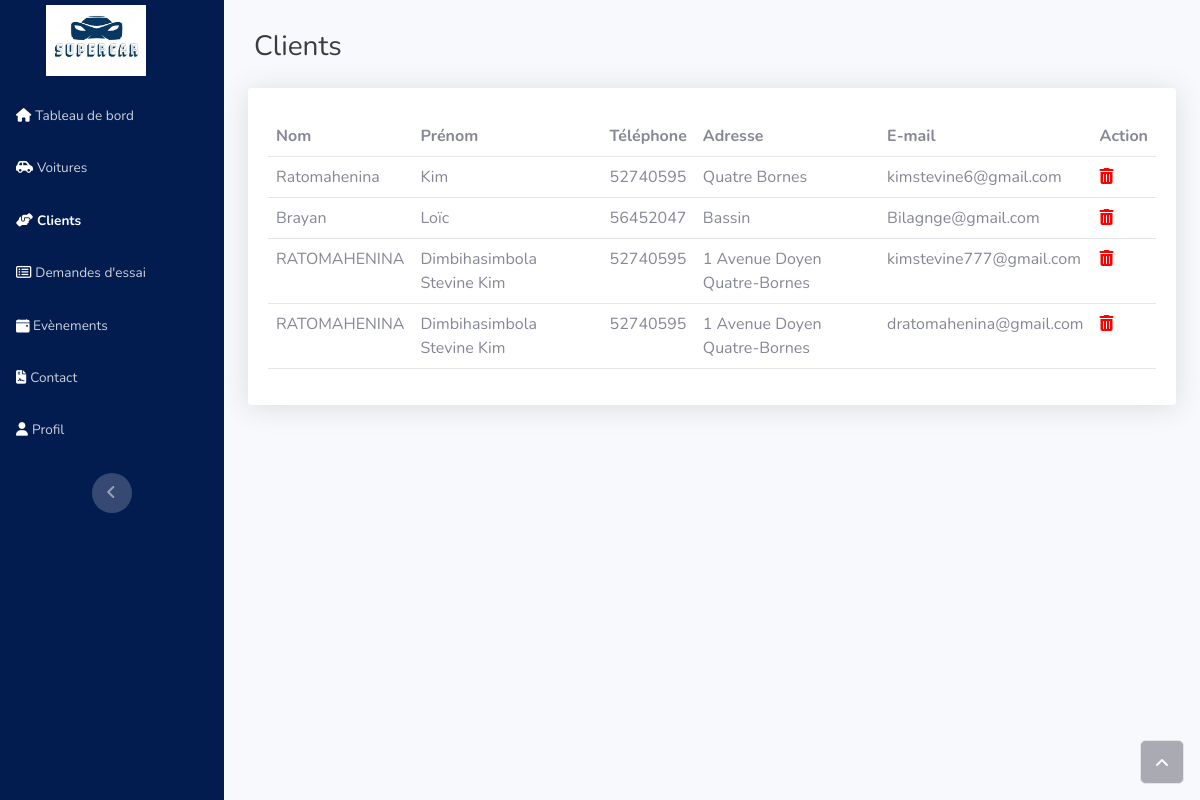
Screenshot of /ADMIN/Clients.php (signed in) with the database file from the repository.
### tables this page shows
CREATE TABLE `client` (
  `id` int(11) NOT NULL,
  `name` varchar(128) NOT NULL,
  `prenom` varchar(128) NOT NULL,
  `telephone` int(11) NOT NULL,
  `adresse` varchar(255) NOT NULL,
  `email` varchar(255) NOT NULL,
  `password_hash` varchar(255) NOT NULL
);

### ADMIN/Clients.php (the view, shortened to what this page needs)
<?php
require_once 'admin_database.php';
$sql = "SELECT * FROM client";
$result = $mysqli->query($sql);
if ($result->num_rows > 0) {
    $clients = $result->fetch_all(MYSQLI_ASSOC);
} else {
    $clients = array();
}
?>
<!DOCTYPE html>
<html lang="fr">
<head>
    <link rel="stylesheet" href="assets/bootstrap/css/bootstrap.min.css">
    <link rel="stylesheet" href="assets/fonts/fontawesome-all.min.css">
    <link rel="stylesheet" href="assets/css/Bold-BS4-Image-Caption-Hover-Effect-5.css">
    <link rel="stylesheet" href="assets/css/Clients-UI.css">
    <link rel="stylesheet" href="https://cdnjs.cloudflare.com/ajax/libs/font-awesome/6.1.0/css/all.min.css">
    <link rel="stylesheet" href="assets/css/Table-With-Search-search-table.css">
    <link rel="stylesheet" href="assets/css/Table-With-Search.css">
</head>
<body id="page-top">
    <div id="wrapper">
        <nav class="navbar navbar-dark align-items-start sidebar sidebar-dark accordion bg-gradient-primary p-0" style="background: #021c4f;">
            <div class="container-fluid d-flex flex-column p-0"><a class="navbar-brand d-flex justify-content-center align-items-center sidebar-brand m-0" href="#"><img style="padding-right: 0px;margin-top: 11px;" src="assets/img/logo.jpg" width="100">
            </a>
            <ul class="navbar-nav text-light" id="accordionSidebar" style="margin-top: 19px;">
                <li class="nav-item"><a class="nav-link" href="Accueil.php"><i class="fas fa-home" style="color: var(--bs-accordion-bg);border-color: var(--bs-accordion-bg);"></i><span>Tableau de bord</span></a></li>
                <li class="nav-item"><a class="nav-link" href="Voiture.php"><i class="fas fa-car-side" style="color: var(--bs-accordion-bg);"></i><span>Voitures</span></a><a class="nav-link active" href="Clients.php"><i class="fas fa-hands-helping" style="color: var(--bs-accordion-bg);"></i><span>Clients</span></a><a class="nav-link" href="Demandes%20d_essai.php"><i class="far fa-list-alt" style="color: var(--bs-accordion-bg);"></i><span>Demandes d'essai</span></a><a class="nav-link" href="Evenement.php"><span>&nbsp;Evènements</span></a><a class="nav-link" href="Contact.php"><i class="fas fa-file-contract" style="color: var(--bs-accordion-bg);"></i><span>Contact</span></a><a class="nav-link" href="Profil.php"><i class="fas fa-user" style="color: var(--bs-accordion-bg);"></i><span>Profil</span></a></li>
        </ul>
        <div class="text-center d-none d-md-inline"><button class="btn rounded-circle border-0" id="sidebarToggle" type="button" style="border-width: 0px;border-color: rgb(0,0,0);"></button></div>
    </div>
</nav>
<div class="d-flex flex-column" id="content-wrapper">
    <div id="content">
        <div class="d-sm-flex justify-content-between align-items-center mb-4" style="margin-bottom: 25px;margin-top: 30px;">
            <h3 class="text-dark mb-0" style="margin-left: 30px;">Clients</h3>
        </div>
        <div class="container-fluid">
            <div class="card shadow">
                <div class="card-body">
                    <div class="table-responsive table mt-2" id="dataTable" role="grid" aria-describedby="dataTable_info">
                        <table class="table dataTable my-0" id="dataTable">
                            <thead>
                                <tr>
                                    <th>Nom</th>
                                    <th>Prénom</th>
                                    <th>Téléphone</th>
                                    <th>Adresse</th>
                                    <th>E-mail</th>
                                    <th>Action</th>
                                </tr>
                            </thead>
                            <tbody>
                                <?php foreach ($clients as $client) : ?>
                                    <tr>
                                        <td><?php echo $client['name']; ?></td>
                                        <td><?php echo $client['prenom']; ?></td>
                                        <td><?php echo $client['telephone']; ?></td>
                                        <td><?php echo $client['adresse']; ?></td>
                                        <td><?php echo $client['email']; ?></td>
                                        <td>
                                            <a href="SupprimerClient.php?id=<?php echo $client['id']; ?>" onclick="return confirm('Voulez-vous vraiment supprimer ce client ?')">
                                                <i class="fas fa-trash-alt" style="color: red;"></i>
                                            </a>
                                        </td>
                                    </tr>
                                <?php endforeach; ?>
                            </tbody>
                        </table>
                    </div>
                </div>
            </div>
        </div>
    </div>
</div><a class="border rounded d-inline scroll-to-top" href="#page-top"><i class="fas fa-angle-up"></i></a>
</div>
</body>
</html>

### ADMIN/assets/css/Clients-UI.css (style rules this page uses)
.card { margin-bottom: 24px; box-shadow: 0 0 0.875rem 0 rgba(33,37,41,.05); }
.card { position: relative; display: flex; flex-direction: column; min-width: 0; word-wrap: break-word; background-color: #fff; background-clip: initial; border: 0 solid transparent; border-radius: .25rem; }
.card-body { flex: 1 1 auto; padding: 1.25rem; }

### rows the page displays
client: name "Ratomahenina", prenom "Kim", telephone "52740595", adresse "Quatre Bornes", email "kimstevine6@gmail.com"
client: name "Brayan", prenom "Loïc", telephone "56452047", adresse "Bassin", email "Bilagnge@gmail.com"
client: name "RATOMAHENINA", prenom "Dimbihasimbola Stevine Kim", telephone "52740595", adresse "1 Avenue Doyen Quatre-Bornes", email "kimstevine777@gmail.com"
client: name "RATOMAHENINA", prenom "Dimbihasimbola Stevine Kim", telephone "52740595", adresse "1 Avenue Doyen Quatre-Bornes", email "dratomahenina@gmail.com"
